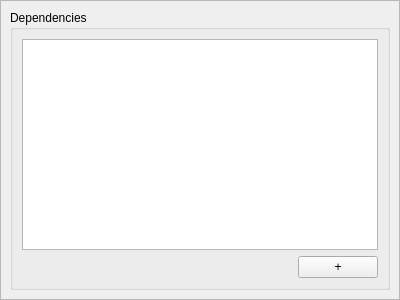
<?xml version="1.0" encoding="UTF-8"?>
<ui version="4.0">
 <class>MainWindowNS::DependenciesView</class>
 <widget class="QWidget" name="MainWindowNS::DependenciesView">
  <property name="geometry">
   <rect>
    <x>0</x>
    <y>0</y>
    <width>400</width>
    <height>300</height>
   </rect>
  </property>
  <property name="windowTitle">
   <string>Form</string>
  </property>
  <layout class="QVBoxLayout" name="verticalLayout">
   <property name="margin">
    <number>0</number>
   </property>
   <item>
    <widget class="QScrollArea" name="scrollArea">
     <property name="widgetResizable">
      <bool>true</bool>
     </property>
     <widget class="QWidget" name="scrollAreaWidgetContents">
      <property name="geometry">
       <rect>
        <x>0</x>
        <y>0</y>
        <width>398</width>
        <height>298</height>
       </rect>
      </property>
      <layout class="QVBoxLayout" name="verticalLayout_2">
       <item>
        <widget class="QGroupBox" name="groupBoxDependencies">
         <property name="title">
          <string>Dependencies</string>
         </property>
         <layout class="QVBoxLayout" name="verticalLayout_3">
          <item>
           <widget class="QTreeView" name="treeViewDependencies"/>
          </item>
          <item>
           <layout class="QHBoxLayout" name="horizontalLayout">
            <item>
             <spacer name="horizontalSpacer">
              <property name="orientation">
               <enum>Qt::Horizontal</enum>
              </property>
              <property name="sizeHint" stdset="0">
               <size>
                <width>40</width>
                <height>20</height>
               </size>
              </property>
             </spacer>
            </item>
            <item>
             <widget class="QPushButton" name="pushButtonAddDependency">
              <property name="text">
               <string>+</string>
              </property>
             </widget>
            </item>
           </layout>
          </item>
         </layout>
        </widget>
       </item>
      </layout>
     </widget>
    </widget>
   </item>
  </layout>
 </widget>
 <resources/>
 <connections/>
</ui>
